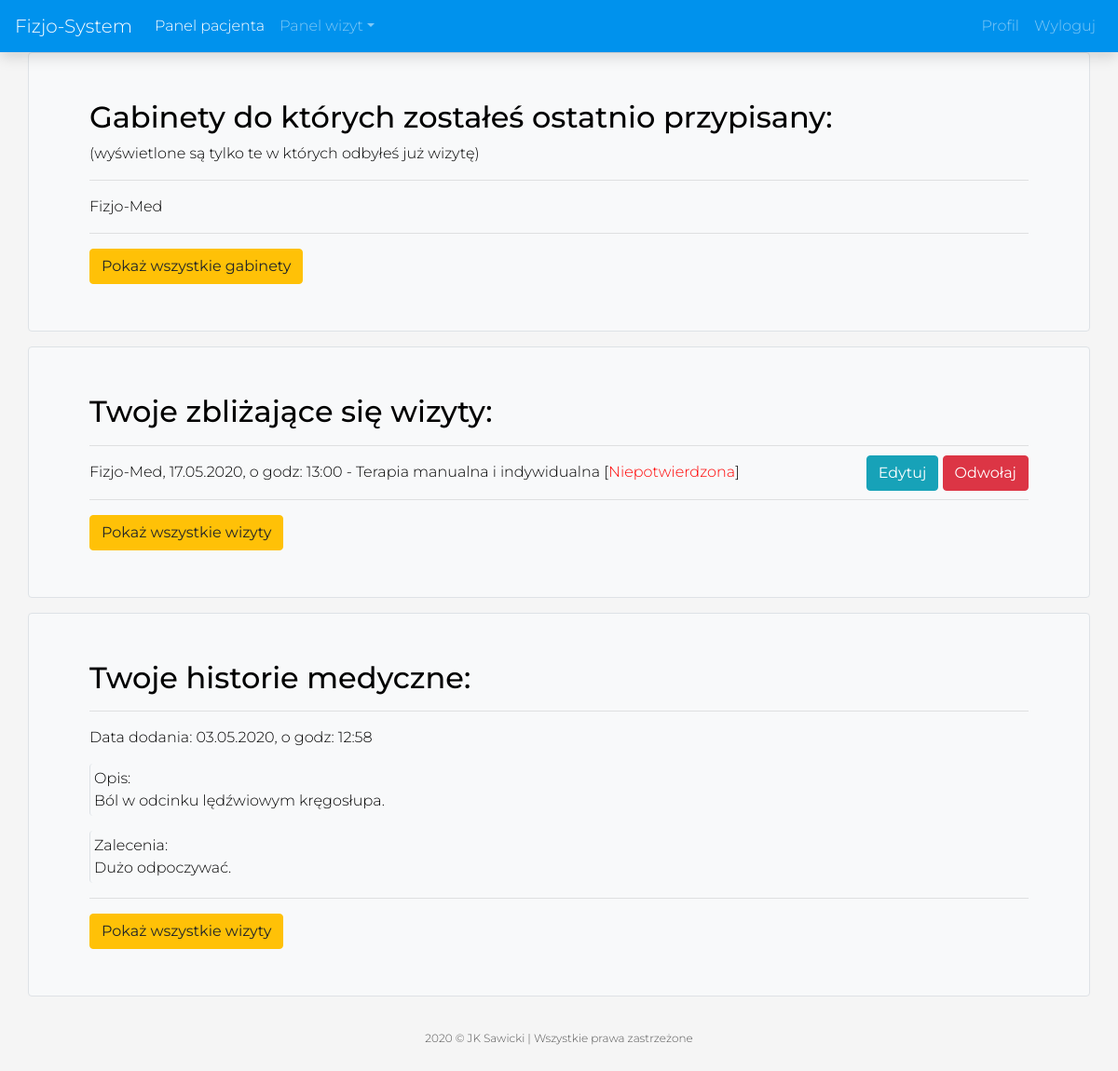
Page /patient/ (signed in) on the committed database.
### users/models.py (models this page shows)
class Office(models.Model):
    user = models.OneToOneField(User, on_delete=models.CASCADE, primary_key=True)
    name = models.CharField(max_length=50)
    address = models.CharField(max_length=100)
    city = models.CharField(max_length=100)
    phone_number = models.CharField(max_length=9)
    website = models.CharField(max_length=20)

### appointments/models.py (models this page shows, shortened)
class Appointment(models.Model):
    owner = models.ForeignKey(User, on_delete=models.CASCADE, related_name='appointments')
    office = models.ForeignKey(Office, on_delete=models.CASCADE)
    date = models.DateTimeField()
    name = models.CharField('Enter your first name:', max_length=120)
    date_selected = models.DateTimeField(default=timezone.now)
    phone_number = models.CharField(max_length=9)
    confirmed = models.BooleanField(default=False)
    choice = models.CharField(max_length=120)
    class Meta:
        verbose_name_plural = 'Appointments'

### medical_history/models.py (models this page shows)
class MedicalHistory(models.Model):
    owner = models.ForeignKey(User, on_delete=models.CASCADE)
    patient = models.ForeignKey(Patient, on_delete=models.CASCADE)
    appointment = models.ForeignKey(Appointment, on_delete=models.CASCADE, null=True)
    description = models.TextField()
    recommendations = models.TextField()
    date_selected = models.DateTimeField(default=timezone.now)

### patient_panel/views/home.py (the view)
# urls.py: path('', home.PatientHome.as_view(), name='patient-home'),
@method_decorator([login_required, patient_required], name='dispatch')
class PatientHome(View):
    template_name = 'patient_panel/patient_home.html'
    def get(self, request):
        context = {
            'offices': Office.objects.filter(user__patients__email=self.request.user)[:5],
            'appointments': Appointment.objects.filter(owner=self.request.user).order_by('date')[:5],
            'medical_histories': MedicalHistory.objects.filter(patient__email=self.request.user)[:5]
        }
        return render(request, 'patient_panel/patient_home.html', context)

### patient_panel/templates/patient_panel/patient_home.html (shortened to what this page needs)
{% extends 'Physiotherapy_Management_System/base_panel_patient.html' %}
{% block content %}
    <div class="container border rounded bg-light">
        <div class="form">
            {% if offices %}
                <h2>Gabinety do których zostałeś ostatnio przypisany:</h2>
                <p>(wyświetlone są tylko te w których odbyłeś już wizytę)</p>
                <hr>
                {% for office in offices %}
                    {{ office.name }}
                {% endfor %}
            {% else %}
                <h2>Nie jesteś zarejestrowany w żadnym gabinecie.</h2>
                <p>(gabinet musi dodać Cię do swojej bazy)</p>
            {% endif %}
            <hr>
            {% if offices %}
                <a href="{% url 'patient-offices' %}" class="btn btn-warning" role="button">Pokaż wszystkie gabinety</a>
            {% else %}
                <a href="{% url 'appointments-select' %}" class="btn btn-warning" role="button">Umów się na wizytę</a>
            {% endif %}
        </div>
    </div>
    <div class="container border rounded mt-3 bg-light">
        <div class="form">
            {% if appointments %}
                <h2>Twoje zbliżające się wizyty:</h2>
            {% else %}
                <h2>Nie masz umówionych żadnych wizyt.</h2>
                <p>(kliknij przycisk poniżej i umów swoją pierwszą wizytę.)</p>
            {% endif %}
            {% for appointment in appointments %}
                <hr>
                <div class="text-description">{{ appointment.office.name }},
                    {{ appointment.date|date:"d.m.Y" }}, o godz: {{ appointment.date|date:"H:i" }} -
                    {{ appointment.choice }}
                    {% if appointment.confirmed %}
                        [<span id="confirmed-color">Potwierdzona</span>]
                    {% else %}
                        [<span id="unconfirmed-color">Niepotwierdzona</span>]
                    {% endif %}
                </div>
                <div class="right-button">
                    <a href="{% url 'patient-appointment-change' appointment.pk %}" class="btn btn-info" role="button">Edytuj</a>
                    <a href="{% url 'patient-appointment-cancel' appointment.pk %}" class="btn btn-danger"
                       role="button">Odwołaj</a>
                </div>
            {% endfor %}
            <hr>
            {% if appointments %}
                <a href="{% url 'patient-appointment-upcoming' %}" class="btn btn-warning" role="button">Pokaż wszystkie
                    wizyty</a>
            {% else %}
                <a href="{% url 'appointments-select' %}" class="btn btn-warning" role="button">Umów się na wizytę</a>
            {% endif %}
        </div>
    </div>
    <div class="container border rounded mt-3 bg-light">
        <div class="form">
            {% if medical_histories %}
                <h2>Twoje historie medyczne:</h2>
            {% else %}
                <h2>Nie masz żadnych historii medycznych.</h2>
                <p>(żaden gabinet nie dodał twojej historii medycznej.)</p>
            {% endif %}
            {% for medical_history in medical_histories %}
                <hr>
                Data dodania: {{ medical_history.date_selected|date:"d.m.Y" }}, o godz:
                {{ medical_history.date_selected|date:"H:i" }}<br>
                <div class="border-left rounded p-1 mt-3">Opis:
                    <div class="text-description">{{ medical_history.description }}</div>
                </div>
                <div class="border-left rounded p-1 mt-3">Zalecenia:
                    <div class="text-description">{{ medical_history.recommendations }}</div>
                </div>
            {% endfor %}
            <hr>
            {% if medical_histories %}
                <a href="{% url 'patient-medical-history' %}" class="btn btn-warning" role="button">Pokaż wszystkie
                    wizyty</a>
            {% else %}
                <a href="{% url 'appointments-select' %}" class="btn btn-warning" role="button">Umów się na wizytę</a>
            {% endif %}
        </div>
    </div>
{% endblock content %}

### users/static/css/navbar.css (style rules this page uses)
body { -moz-osx-font-smoothing: grayscale; -ms-flex-direction: column; -webkit-box-direction: normal; -webkit-box-orient: vertical; -webkit-font-smoothing: antialiased; background: #f5f5f5; color: black; flex-direction: column; font-family: Montserrat, sans-serif; font-size: 1em; font-weight: 300; margin: 0; }
.right-button { text-align: right; margin-bottom: -7px; margin-top: -30px; }

### users/static/css/mystyle.css (style rules this page uses)
.form { margin: 50px; }
#unconfirmed-color { color: red; }
a:hover, a:visited, a:link, a:active { text-decoration: none; }
.text-description { word-wrap: break-word; margin-right: 200px; }

### rows in the picture
Office: name "Fizjo-Med"
Appointment: office.name "Fizjo-Med", date "17.05.2020", date "13:00", choice "Terapia manualna i indywidualna", confirmed "Niepotwierdzona"
MedicalHistory: date_selected "03.05.2020", date_selected "12:58", description "Ból w odcinku lędźwiowym kręgosłupa.", recommendations "Dużo odpoczywać."
